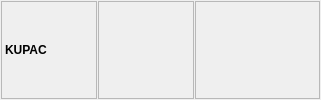
          <widget class="QFrame" name="frame_27">
           <property name="sizePolicy">
            <sizepolicy hsizetype="Preferred" vsizetype="Maximum">
             <horstretch>0</horstretch>
             <verstretch>0</verstretch>
            </sizepolicy>
           </property>
           <property name="frameShape">
            <enum>QFrame::NoFrame</enum>
           </property>
           <property name="frameShadow">
            <enum>QFrame::Raised</enum>
           </property>
           <layout class="QHBoxLayout" name="horizontalLayout_15">
            <property name="spacing">
             <number>1</number>
            </property>
            <property name="leftMargin">
             <number>1</number>
            </property>
            <property name="topMargin">
             <number>1</number>
            </property>
            <property name="rightMargin">
             <number>1</number>
            </property>
            <property name="bottomMargin">
             <number>1</number>
            </property>
            <item>
             <widget class="QLabel" name="lblKupacTitle1">
              <property name="sizePolicy">
               <sizepolicy hsizetype="Maximum" vsizetype="Preferred">
                <horstretch>0</horstretch>
                <verstretch>0</verstretch>
               </sizepolicy>
              </property>
              <property name="minimumSize">
               <size>
                <width>96</width>
                <height>27</height>
               </size>
              </property>
              <property name="font">
               <font>
                <weight>75</weight>
                <bold>true</bold>
               </font>
              </property>
              <property name="toolTip">
               <string>Poziv Na Broj</string>
              </property>
              <property name="frameShape">
               <enum>QFrame::StyledPanel</enum>
              </property>
              <property name="text">
               <string>KUPAC</string>
              </property>
              <property name="textInteractionFlags">
               <set>Qt::LinksAccessibleByMouse|Qt::TextSelectableByMouse</set>
              </property>
             </widget>
            </item>
            <item>
             <widget class="QLabel" name="lblPeriodTitle_5">
              <property name="sizePolicy">
               <sizepolicy hsizetype="Maximum" vsizetype="Preferred">
                <horstretch>0</horstretch>
                <verstretch>0</verstretch>
               </sizepolicy>
              </property>
              <property name="minimumSize">
               <size>
                <width>96</width>
                <height>27</height>
               </size>
              </property>
              <property name="maximumSize">
               <size>
                <width>96</width>
                <height>16777215</height>
               </size>
              </property>
              <property name="font">
               <font>
                <weight>75</weight>
                <bold>true</bold>
               </font>
              </property>
              <property name="toolTip">
               <string>Poziv Na Broj</string>
              </property>
              <property name="frameShape">
               <enum>QFrame::StyledPanel</enum>
              </property>
              <property name="textInteractionFlags">
               <set>Qt::LinksAccessibleByMouse|Qt::TextSelectableByMouse</set>
              </property>
             </widget>
            </item>
            <item>
             <widget class="QLabel" name="lblPeriodTitle_6">
              <property name="sizePolicy">
               <sizepolicy hsizetype="Preferred" vsizetype="Preferred">
                <horstretch>0</horstretch>
                <verstretch>0</verstretch>
               </sizepolicy>
              </property>
              <property name="minimumSize">
               <size>
                <width>125</width>
                <height>27</height>
               </size>
              </property>
              <property name="font">
               <font>
                <weight>75</weight>
                <bold>true</bold>
               </font>
              </property>
              <property name="toolTip">
               <string>Poziv Na Broj</string>
              </property>
              <property name="frameShape">
               <enum>QFrame::StyledPanel</enum>
              </property>
              <property name="textInteractionFlags">
               <set>Qt::LinksAccessibleByMouse|Qt::TextSelectableByMouse</set>
              </property>
             </widget>
            </item>
           </layout>
          </widget>
